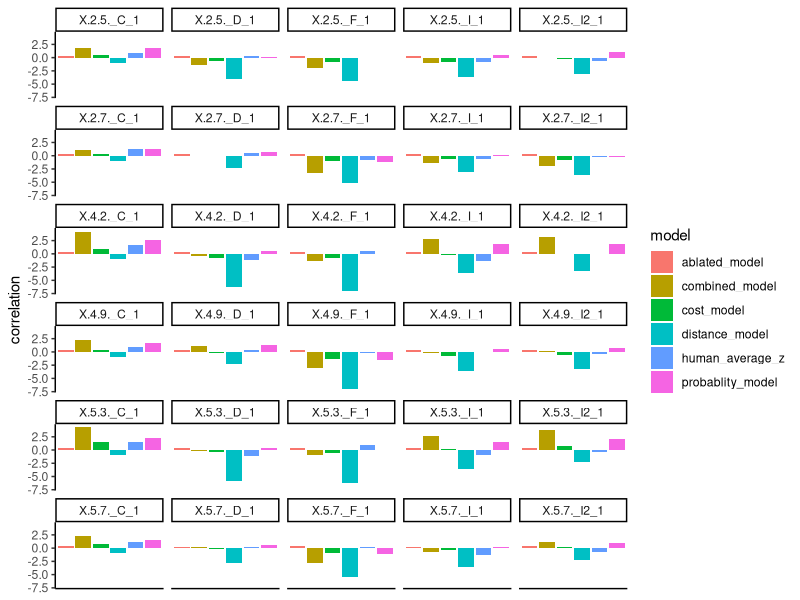
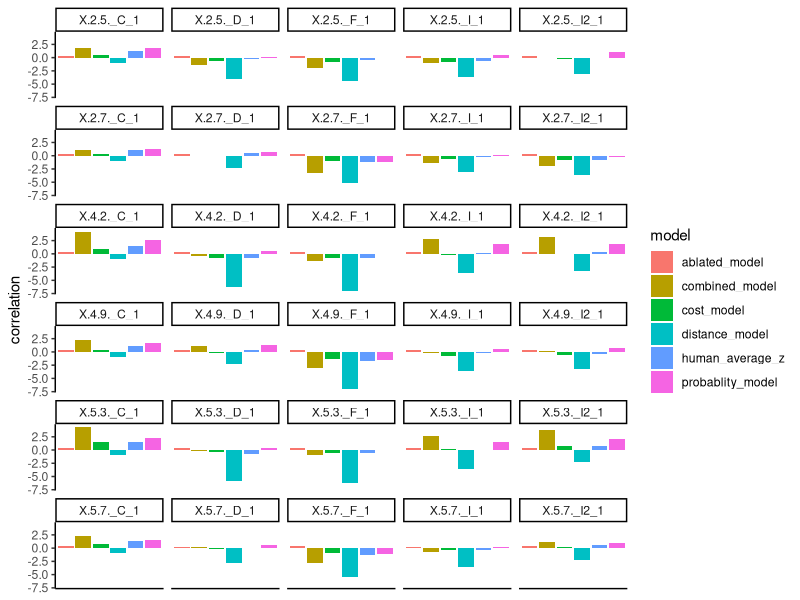

Source code (R) for these figures, in order:
## ---- chunk 1
### Data Preparation

#### Load Relevant Libraries and Functions
library(tidyverse)
library(readr)

#### Import data
my_participant_responses <- read_csv("data/pilot_b.csv")
df_model <- read.csv("data/wangJaraettinger/model_predictions.csv")
# model_predictions <- read_csv("data/wangJaraettinger/model_predictions.csv")

df_participants <- read.csv("data/wangJaraettinger/participants.csv")
df_model <- read.csv("data/wangJaraettinger/model_predictions.csv")

#### Data exclusion / filtering
participant_responses_clean <- my_participant_responses %>% 
  filter(Finished == "TRUE") %>% 
  select(ResponseId, 79:115) 

my_participants <- participant_responses_clean %>% 
  select(2:31) %>% 
  mutate(across(.cols = everything(), .fns = as.numeric))
## ---- chunk 2

## prepare participant data: z-score within participant, then average
    # apply() Z-score (scale) row-wise (axis=1) 
    # t() transposes the result so that columns correspond to original trials
my_participants_z_matrix <- t(apply(my_participants, 1, scale)) # z-scores: (x - mean) / sd

# convert data frame
my_participants_z <- as.data.frame(my_participants_z_matrix)
# add back original col names
colnames(my_participants_z) <- colnames(df_participants)

# calculate the average z-score for each trial (column means)
my_human_average_z_scores <- colMeans(my_participants_z)
# convert to data frame
my_human_z_mean <- data.frame(trial = names(my_human_average_z_scores),
                              human_average_z = my_human_average_z_scores)
# ====================================================================

## prepare model_predictions to merge with participant data 
model_scores <- df_model %>% 
  pivot_longer(-model, names_to = "trial", values_to = "predictions") %>% 
  pivot_wider(names_from = model, values_from = predictions) %>% 
  select(-1, everything())

# combine model predictions and participant data
my_correlation_data_z <- merge(my_human_z_mean, model_scores, by = "trial")

# ====================================================================

# calculate the Pearson Correlation (r)

model_columns <- df_model[,1]

my_correlation_results_z <- data.frame(Model = model_columns,
                                    Pearson_Correlation_r = NA, 
                                    CI_Upper = NA,
                                    CI_Lower = NA)

# loop through each model to calculate correlation and CI

for (i in 1:length(model_columns)) {
  model_name <- model_columns[i]
  
  cor_test_result <- cor.test(
    my_correlation_data_z$human_average_z,
    my_correlation_data_z[[model_name]],
    method = "pearson",
    conf.level = 0.95)
  
  my_correlation_results_z[i, "Pearson_Correlation_r"] <- cor_test_result$estimate
  my_correlation_results_z[i, "CI_Lower"] <- cor_test_result$conf.int[1]
  my_correlation_results_z[i, "CI_Upper"] <- cor_test_result$conf.int[2]
}

# round numeric cols (including the new CI columns)
my_correlation_results_z <- my_correlation_results_z %>%
  mutate(across(where(is.numeric), ~ round(., 4)))

print(my_correlation_results_z)

## ---- chunk 3
#| echo: false

# Reproduction of Wang & Jara-Ettinger (2025)

# original data-sets 
df_participants <- read.csv("data/wangJaraettinger/participants.csv")
df_model <- read.csv("data/wangJaraettinger/model_predictions.csv")


## prepare participant data: z-score within participant, then average
    # apply() Z-score (scale) row-wise (axis=1) 
    # t() transposes the result so that columns correspond to original trials
df_participants_z_matrix <- t(apply(df_participants, 1, scale)) # z-scores: (x - mean) / sd

# convert data frame
df_participants_z <- as.data.frame(df_participants_z_matrix)
# add back original col names
colnames(df_participants_z) <- colnames(df_participants)

# calculate the average z-score for each trial (column means)
human_average_z_scores <- colMeans(df_participants_z)
# convert to data frame
df_human_z_mean <- data.frame(trial = names(human_average_z_scores),
                              human_average_z = human_average_z_scores)
# ====================================================================

myversion <- df_model %>% 
  pivot_longer(-model, names_to = "trial", values_to = "predictions") %>% 
  pivot_wider(names_from = model, values_from = predictions) %>% 
  select(-1, everything())

# combine model predictions and participant data
df_correlation_data_z <- merge(df_human_z_mean, myversion, by = "trial")

# ====================================================================

# calculate the Pearson Correlation (r)

model_columns <- df_model[,1]

correlation_results_z <- data.frame(Model = model_columns,
                                    Pearson_Correlation_r = NA, 
                                    CI_Upper = NA,
                                    CI_Lower = NA)

for (i in 1:length(model_columns)) {
  model_name <- model_columns[i]
  
  cor_test_result <- cor.test(
    df_correlation_data_z$human_average_z,
    df_correlation_data_z[[model_name]],
    method = "pearson",
    conf.level = 0.95)
  
  correlation_results_z[i, "Pearson_Correlation_r"] <- cor_test_result$estimate
  correlation_results_z[i, "CI_Lower"] <- cor_test_result$conf.int[1]
  correlation_results_z[i, "CI_Upper"] <- cor_test_result$conf.int[2]
}

# round numeric cols (including the new CI columns)
correlation_results_z <- correlation_results_z %>%
  mutate(across(where(is.numeric), ~ round(., 4)))

print(correlation_results_z)

## ---- chunk 4

my_correlation_data_z %>%
  pivot_longer(-trial, names_to = "model", values_to = "correlation") %>% 
  ggplot(aes(x = model, y = correlation, fill = model)) + 
  geom_bar(stat = "identity") + 
  facet_wrap(~trial, ncol = 5) +
  theme_classic() +
  theme(legend.position = "right", axis.text.x = element_blank(), 
        axis.ticks.x = element_blank(), axis.title.x = element_blank())
  
## ---- chunk 5

df_correlation_data_z %>% 
  pivot_longer(-trial, names_to = "model", values_to = "correlation") %>% 
  ggplot(aes(x = model, y = correlation, fill = model)) + 
  geom_bar(stat = "identity") + 
  facet_wrap(~trial, ncol = 5) +
  theme_classic() +
  theme(legend.position = "right", axis.text.x = element_blank(), 
        axis.ticks.x = element_blank(), axis.title.x = element_blank())

